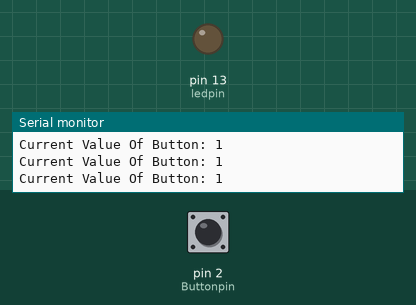
This program was run on a simulated Arduino Mega 2560, built with avr-gcc and run on an emulated ATmega2560. Parts: output pins drawn as LEDs (lit = HIGH), the last lines printed to the serial monitor. The test bench sets the inputs (shaded band); at power-on: pin 2 (Buttonpin) HIGH.

Above: at 1.2 s.
1.3 s: pin 2 (Buttonpin) pulled LOW for 0.15 s
At 2.2 s:
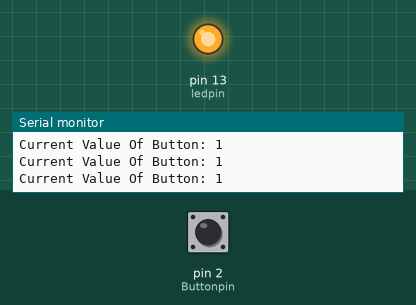
2.9 s: pin 2 (Buttonpin) pulled LOW for 1 s
At 3.7 s:
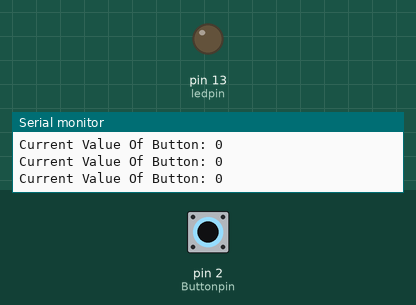
5.4 s: pin 2 (Buttonpin) pulled LOW for 3.2 s
At 5.9 s:
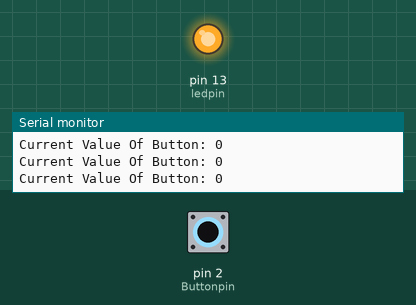
Timing chart, 0 to 8.4 s (numbered marks = the images above; inputs shaded):
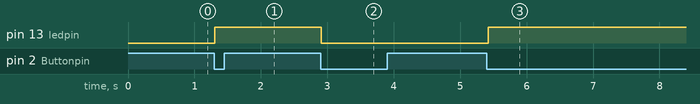

Measured:
- after the input at 1.3 s, pin 13 (ledpin): LOW → HIGH at once
- after the input at 2.9 s, pin 13 (ledpin): HIGH → LOW at once
- after the input at 5.4 s, pin 13 (ledpin): LOW → HIGH at once

The program:

main.cpp
```cpp
#include <Arduino.h>
#include "led_driver.h"
#include "button_driver.h"

#define ledpin 13
#define Buttonpin 2

LedDriver led(ledpin);
ButtonDriver button(Buttonpin);

volatile bool buttonPressed = false;

void button_press() {
    Serial.println("Interrupt triggered: Button pressed.");
    buttonPressed = true;
}

void setup() {
    Serial.begin(115200);

    pinMode(ledpin, OUTPUT);

    button.begin();
    button.setInterrupt(button_press, FALLING);

    Serial.println("Setup complete.");

}

void loop() {
    Serial.println("Current Value Of Button: " + String(button.GetCurrentValue()));
    if (buttonPressed) {
        buttonPressed = false;
        led.led_toggle();
        Serial.println("Button pressed! LED state toggled.");
    }

    delay(100); // Add a small delay to avoid flooding the serial output
}
```

button_driver.h
```cpp
#ifndef BUTTON_DRIVER_H
#define BUTTON_DRIVER_H

#include <Arduino.h>

class ButtonDriver
{
private:
    uint8_t button;
    uint16_t value;

public:
    ButtonDriver(uint8_t button);

    void begin();
    void setInterrupt(void (*callback)(), int mode);

    uint16_t GetCurrentValue();

    // SETTERS
    void set_value(uint16_t newValue);
    void set_button(uint8_t newButton);

    // GETTERS
    uint8_t get_button();
};

#endif
```

led_driver.h
```cpp
#ifndef LED_DRIVER_H
#define LED_DRIVER_H

#include <Arduino.h>

const uint8_t INTERNAL_LED = 13;

class LedDriver {
public:
    uint8_t led;
    bool state;

    LedDriver(uint8_t led);
    LedDriver();

    void led_on();
    void led_off();
    void led_toggle(uint32_t TimeSleep = 100);
    void change_state(bool state);


private:
    void set_led(uint8_t newLed);
    uint8_t get_led();
    bool get_state();
    void set_state(bool state);
};

#endif
```

button_driver.cpp
```cpp
#include "button_driver.h"

ButtonDriver::ButtonDriver(uint8_t button)
{
    set_button(button);
}

void ButtonDriver::begin()
{
    pinMode(button, INPUT_PULLUP);
}

void ButtonDriver::setInterrupt(void (*callback)(), int mode)
{
    attachInterrupt(digitalPinToInterrupt(button), callback, mode);
}

uint16_t ButtonDriver::GetCurrentValue()
{
    set_value(digitalRead(button));
    return value;
}

// SETTERS

void ButtonDriver::set_value(uint16_t newValue)
{
    this->value = newValue;
}

void ButtonDriver::set_button(uint8_t newButton)
{
    this->button = newButton;
}

// GETTERS

uint8_t ButtonDriver::get_button()
{
    return this->button;
}
```

led_driver.cpp
```cpp
#include "led_driver.h"

LedDriver::LedDriver(uint8_t led) {
    set_led(led);
    set_state(false);
}

LedDriver::LedDriver() {
    set_led(INTERNAL_LED);
    set_state(false);
}


void LedDriver::led_on() {
    Serial.println("Led ON");
    set_state(true);
    digitalWrite(get_led(), HIGH);
}

void LedDriver::led_off() {
    Serial.println("Led OFF");
    set_state(false);
    digitalWrite(get_led(), LOW);
}

void LedDriver::led_toggle(uint32_t TimeSleep) {
    change_state(get_state());
    delay(TimeSleep);
}

void LedDriver::set_led(uint8_t newLed) {
    led = newLed;
}

uint8_t LedDriver::get_led() {
    return led;
}


void LedDriver::change_state(bool state)
{
    bool newState = !state;
    set_state(newState);
    digitalWrite(get_led(), newState ? HIGH : LOW);
    Serial.print("Led state changed to: ");
    Serial.println(newState ? "ON" : "OFF");
}


bool LedDriver::get_state() {
    return state;
}


void LedDriver::set_state(bool newState){
    this->state = newState;
}
```
